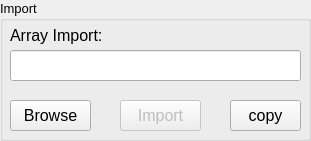
             <widget class="QGroupBox" name="groupBox_import_keithley">
              <property name="geometry">
               <rect>
                <x>10</x>
                <y>10</y>
                <width>311</width>
                <height>141</height>
               </rect>
              </property>
              <property name="font">
               <font>
                <pointsize>10</pointsize>
               </font>
              </property>
              <property name="title">
               <string>Import</string>
              </property>
              <widget class="QLineEdit" name="lineEdit_directory_keithley">
               <property name="geometry">
                <rect>
                 <x>10</x>
                 <y>50</y>
                 <width>291</width>
                 <height>31</height>
                </rect>
               </property>
               <property name="font">
                <font>
                 <pointsize>12</pointsize>
                </font>
               </property>
              </widget>
              <widget class="QLabel" name="label_7">
               <property name="geometry">
                <rect>
                 <x>10</x>
                 <y>20</y>
                 <width>111</width>
                 <height>31</height>
                </rect>
               </property>
               <property name="font">
                <font>
                 <pointsize>12</pointsize>
                </font>
               </property>
               <property name="text">
                <string>Array Import:</string>
               </property>
              </widget>
              <widget class="QPushButton" name="pushButton_browse_keithley">
               <property name="geometry">
                <rect>
                 <x>10</x>
                 <y>100</y>
                 <width>81</width>
                 <height>31</height>
                </rect>
               </property>
               <property name="font">
                <font>
                 <pointsize>12</pointsize>
                </font>
               </property>
               <property name="text">
                <string>Browse</string>
               </property>
              </widget>
              <widget class="QPushButton" name="pushButton_import_keithley">
               <property name="enabled">
                <bool>false</bool>
               </property>
               <property name="geometry">
                <rect>
                 <x>120</x>
                 <y>100</y>
                 <width>81</width>
                 <height>31</height>
                </rect>
               </property>
               <property name="font">
                <font>
                 <pointsize>12</pointsize>
                </font>
               </property>
               <property name="text">
                <string>Import</string>
               </property>
              </widget>
              <widget class="QPushButton" name="pushButton_copy_keithley">
               <property name="enabled">
                <bool>true</bool>
               </property>
               <property name="geometry">
                <rect>
                 <x>230</x>
                 <y>100</y>
                 <width>71</width>
                 <height>31</height>
                </rect>
               </property>
               <property name="font">
                <font>
                 <pointsize>12</pointsize>
                </font>
               </property>
               <property name="text">
                <string>copy</string>
               </property>
              </widget>
             </widget>
